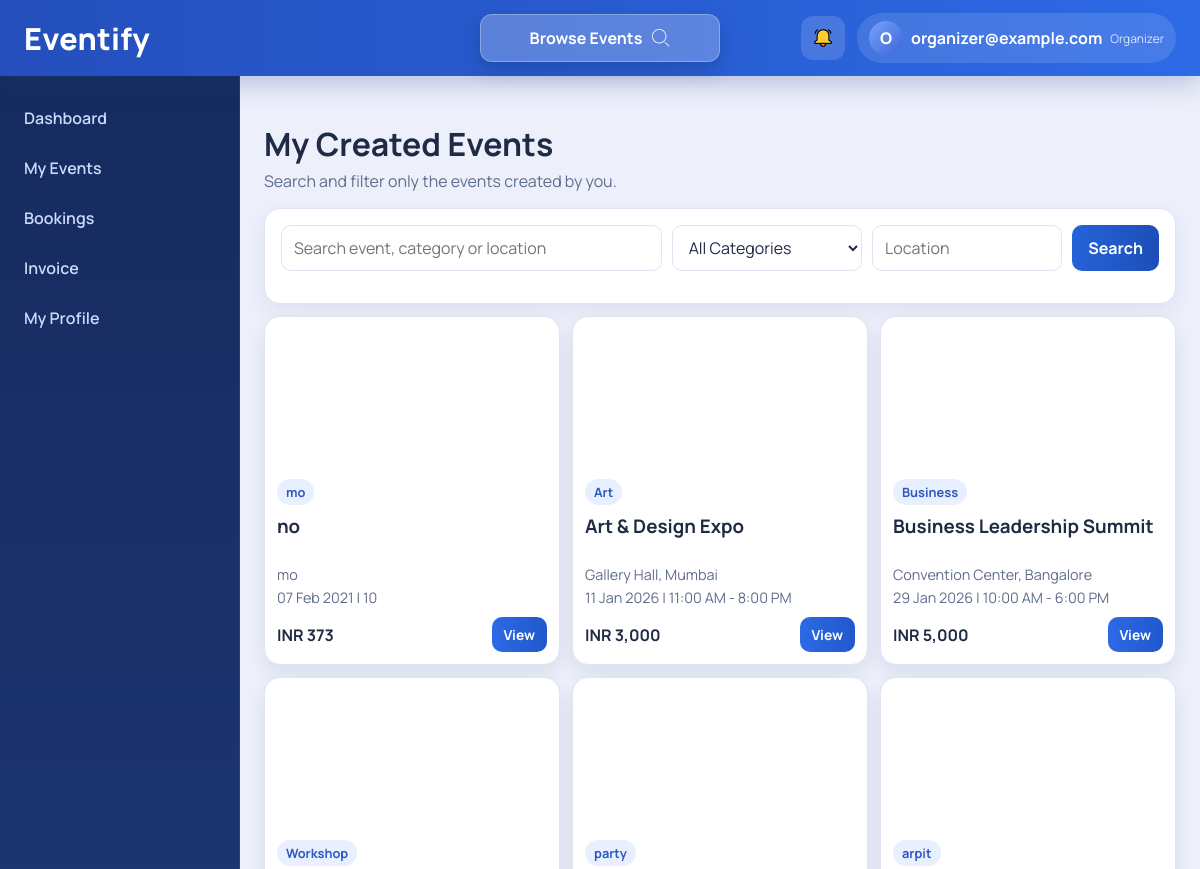
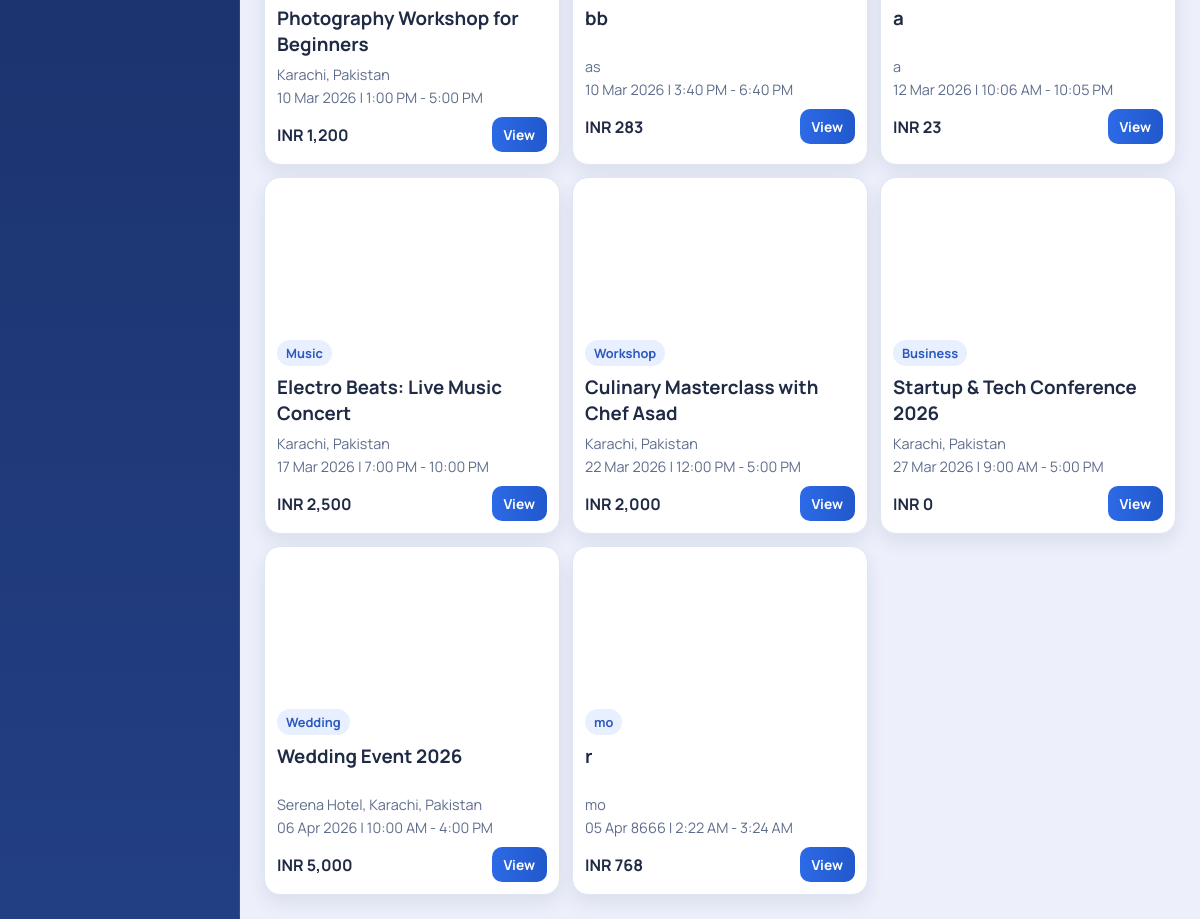
The page /browse-events/ (signed in) on the database its author committed (2 pictures, top to bottom).
### core/models.py (models this page shows, shortened)
class Profile(models.Model):
    ROLE_USER = "user"
    ROLE_ORGANIZER = "organizer"
    ROLE_CHOICES = (
        (ROLE_USER, "User"),
        (ROLE_ORGANIZER, "Organizer"),
    )
    user = models.OneToOneField(User, on_delete=models.CASCADE, related_name="profile")
    role = models.CharField(max_length=20, choices=ROLE_CHOICES, default=ROLE_USER)
    contact = models.CharField(max_length=150)
    phone = models.CharField(max_length=40, blank=True)
    address = models.CharField(max_length=255, blank=True)
    profile_image = models.ImageField(upload_to="profile_images/", blank=True, null=True)
    notification_booking = models.BooleanField(default=True)
    notification_payment = models.BooleanField(default=True)
    notification_updates = models.BooleanField(default=True)
    security_question = models.CharField(max_length=255, blank=True)
    security_answer_hash = models.CharField(max_length=255, blank=True)
    language = models.CharField(max_length=30, default="English")
    dark_mode = models.BooleanField(default=False)
    created_at = models.DateTimeField(auto_now_add=True)
    class Meta:
        constraints = [
            models.UniqueConstraint(fields=["contact", "role"], name="uniq_profile_contact_role"),
        ]

class Event(models.Model):
    title = models.CharField(max_length=180)
    category = models.CharField(max_length=80)
    location = models.CharField(max_length=180)
    date = models.DateField()
    time = models.CharField(max_length=80)
    price = models.PositiveIntegerField(default=0)
    description = models.TextField()
    is_private = models.BooleanField(default=False, help_text="If private, event is only accessible via direct link")
    guest_emails = models.TextField(blank=True, help_text="Comma-separated list of guest emails for private events")
    active_participant_emails = models.TextField(blank=True, help_text="Comma-separated list of active participant emails")
    attendees_required = models.PositiveIntegerField(default=0)
    attendees_usage = models.CharField(max_length=220, blank=True)
    active_participants_required = models.PositiveIntegerField(default=0)
    active_participants_usage = models.CharField(max_length=220, blank=True)
    helpers_required = models.PositiveIntegerField(default=0)
    helpers_usage = models.CharField(max_length=220, blank=True)
    image_url = models.URLField(blank=True, null=True)
    image_file = models.ImageField(upload_to="event_images/", blank=True, null=True)
    organizer_name = models.CharField(max_length=120)
    organizer_phone = models.CharField(max_length=40, blank=True)
    organizer_email = models.EmailField(blank=True)
    created_by = models.ForeignKey(
        User, on_delete=models.SET_NULL, null=True, blank=True, related_name="created_events"
    )
    created_at = models.DateTimeField(auto_now_add=True)
    @property
    def image_source(self):
        if self.image_file:
            try:
                return self.image_file.url
            except ValueError:
                pass
        return (self.image_url or "").strip()

### core/views.py (the view)
# urls.py: path("browse-events/", views.browse_events, name="browse_events"),
@login_required(login_url="auth_page")
def browse_events(request):
    ensure_seeded()
    profile = get_or_create_profile(request.user)
    search = (request.GET.get("search") or "").strip()
    category = (request.GET.get("category") or "").strip()
    location = (request.GET.get("location") or "").strip()
    events = Event.objects.all()
    if search:
        events = events.filter(
            Q(title__icontains=search)
            | Q(category__icontains=search)
            | Q(location__icontains=search)
        )
    if category:
        events = events.filter(category=category)
    if location:
        events = events.filter(location__icontains=location)
    events = events.order_by("date")
    all_categories = Event.objects.values_list("category", flat=True).distinct().order_by("category")
    return render_app(
        request,
        "core/browse_events.html",
        "browse-events",
        {
            "events": events,
            "categories": all_categories,
            "browse_mode": profile.role,
            "filters": {"search": search, "category": category, "location": location},
        },
    )

### core/services.py (called while the page is built, shortened)
def normalize_language(value):
    selected = (value or "English").strip().title()
    if selected in SUPPORTED_LANGUAGES:
        return selected
    return "English"

def ui_labels(language):
    selected = normalize_language(language)
    return {
        "browse_events": "Browse Events",
        "dashboard": "Dashboard",
        "my_events": "My Events",
        "bookings": "Bookings",
        "my_bookings": "My Bookings",
        "event_history": "Event History",
        "invoice": "Invoice",
        "my_profile": "My Profile",
        "settings": "Settings",
        "logout": "Logout",
        "notifications_aria": "Notifications",
        "browse_events_aria": "Browse Events",
    }

def format_money(amount):
    try:
        value = int(amount or 0)
    except (TypeError, ValueError):
        value = 0
    return f"INR {value:,}"

def menu_by_role(role, language="English"):
    labels = ui_labels(language)
    if role == Profile.ROLE_ORGANIZER:
        return [
            {"key": "dashboard", "label": labels["dashboard"], "href": "/dashboard/"},
            {"key": "my-events", "label": labels["my_events"], "href": "/my-events/"},
            {"key": "organizer-bookings", "label": labels["bookings"], "href": "/organizer-bookings/"},
            {"key": "invoices", "label": labels["invoice"], "href": "/invoices/"},
            {"key": "profile", "label": labels["my_profile"], "href": "/profile/"},
        ]

### core/templatetags/core_tags.py (called while the page is built)
@register.filter
def money(value):
    return format_money(value)

@register.filter
def date_human(value):
    if not value:
        return ""
    if hasattr(value, "date"):
        value = value.date()
    return value.strftime("%d %b %Y")

@register.filter
def initials(value):
    value = (value or "").strip()
    if not value:
        return "U"
    parts = [p for p in value.split() if p]
    if len(parts) == 1:
        return parts[0][:1].upper()
    return (parts[0][:1] + parts[1][:1]).upper()

### core/views.py (called while the page is built)
def ensure_seeded():
    global _seed_checked
    if _seed_checked:
        return
    seed_demo_data()
    _seed_checked = True

def get_or_create_profile(user):
    profile, _ = Profile.objects.get_or_create(
        user=user,
        defaults={
            "role": Profile.ROLE_USER,
            "contact": user.username,
        },
    )
    if not profile.contact:
        profile.contact = user.username
        profile.save(update_fields=["contact"])
    return profile

### templates/core/browse_events.html (shortened to what this page needs)
{% extends "core/base_app.html" %}
{% load core_tags %}
{% block content %}
  <section class="page-head wide">
    <h1>{% if browse_mode == "organizer" %}My Created Events{% else %}Browse Events{% endif %}</h1>
    <p>
      {% if browse_mode == "organizer" %}
        Search and filter only the events created by you.
      {% else %}
        Search with filters and open any event for details and booking.
      {% endif %}
    </p>
  </section>
  <section class="card">
    <form action="{% url 'browse_events' %}" method="get" class="event-filter-form">
      <input
        type="text"
        name="search"
        value="{{ filters.search }}"
        placeholder="Search event, category or location"
      />
      <select name="category">
        <option value="">All Categories</option>
      </select>
      <input type="text" name="location" value="{{ filters.location }}" placeholder="Location" />
      <button type="submit" class="primary-btn">Search</button>
    </form>
  </section>
  <section class="event-grid">
    {% for event in events %}
      <article class="event-card">
        <div class="event-image" style="background-image: url('{% if event.image_source %}{{ event.image_source }}{% endif %}')"></div>
        <div class="event-body">
          <span class="category-chip">{{ event.category }}</span>
          <h3>{{ event.title }}</h3>
          <p>{{ event.location }}</p>
          <p>{{ event.date|date_human }} | {{ event.time }}</p>
          <div class="event-card-foot" style="display: flex; justify-content: space-between; align-items: center;">
            <strong>{{ event.price|money }}</strong>
            <a href="{% url 'event_detail' event.id %}" class="small-btn">View</a>
          </div>
        </div>
      </article>
    {% empty %}
      <div class="card empty-state">
        <h3>No events found</h3>
        <p>Try changing filters or search keywords.</p>
      </div>
    {% endfor %}
  </section>
{% endblock %}

### templates/core/base_app.html (shortened to what this page needs)
﻿{% load static core_tags %}
<!DOCTYPE html>
<html lang="en">
  <head>
    <link rel="stylesheet" href="{% static 'css/style.css' %}" />
  </head>
  <body{% if current_profile.dark_mode %} class="theme-dark"{% endif %}>
    <div class="app-shell">
      <header class="top-nav">
        <a href="{% url 'dashboard' %}" class="brand">Eventify</a>
        <a
          href="{% url 'browse_events' %}"
          class="top-link {% if active_page == 'browse-events' %}active{% endif %}"
        >
          <span>{{ ui_labels.browse_events }}</span>
          <img
            src="{% static 'img/search_data_10102577.png' %}"
            alt=""
            class="browse-link-icon"
            width="16"
            height="16"
          />
        </a>
        <div class="top-actions">
          <a href="{% url 'notifications' %}" class="icon-button" aria-label="{{ ui_labels.notifications_aria }}">
            <img
              src="{% static 'img/alarm_7467233.png' %}"
              alt="Notifications"
              class="alarm-icon"
              width="18"
              height="18"
            />
          </a>
          <details class="user-dropdown">
            <summary>
              {% if current_profile.profile_image %}
                <img
                  src="{{ current_profile.profile_image.url }}"
                  alt="Profile"
                  class="avatar avatar-img"
                  width="34"
                  height="34"
                />
              {% else %}
                <span class="avatar">{{ request.user.first_name|default:request.user.username|initials }}</span>
              {% endif %}
              <span class="user-name">{{ request.user.first_name|default:request.user.username }}</span>
              <span class="user-role">{{ current_profile.role }}</span>
            </summary>
          </details>
        </div>
      </header>
      <aside class="sidebar" id="sidebar">
        <nav>
          {% for item in menu_items %}
            <a
              href="{{ item.href }}"
              class="nav-item {% if item.parent %}sub-item{% endif %} {% if active_page == item.key %}active{% endif %}"
            >
              {{ item.label }}
            </a>
          {% endfor %}
        </nav>
      </aside>
      <main class="content">
        {% block content %}{% endblock %}
      </main>
    </div>
  </body>
</html>

### rows shown on the page
Profile: role "Organizer"
Event: category "mo", title "no", location "mo", date "07 Feb 2021", time "10", price "INR 373"
Event: category "Art", title "Art & Design Expo", location "Gallery Hall, Mumbai", date "11 Jan 2026", time "11:00 AM - 8:00 PM", price "INR 3,000"
Event: category "Business", title "Business Leadership Summit", location "Convention Center, Bangalore", date "29 Jan 2026", time "10:00 AM - 6:00 PM", price "INR 5,000"
Event: category "Workshop", title "Photography Workshop for Beginners", location "Karachi, Pakistan", date "10 Mar 2026", time "1:00 PM - 5:00 PM", price "INR 1,200"
Event: category "party", title "bb", location "as", date "10 Mar 2026", time "3:40 PM - 6:40 PM", price "INR 283"
Event: category "arpit", title "a", location "a", date "12 Mar 2026", time "10:06 AM - 10:05 PM", price "INR 23"
Event: category "Music", title "Electro Beats: Live Music Concert", location "Karachi, Pakistan", date "17 Mar 2026", time "7:00 PM - 10:00 PM", price "INR 2,500"
Event: category "Workshop", title "Culinary Masterclass with Chef Asad", location "Karachi, Pakistan", date "22 Mar 2026", time "12:00 PM - 5:00 PM", price "INR 2,000"
Event: category "Business", title "Startup & Tech Conference 2026", location "Karachi, Pakistan", date "27 Mar 2026", time "9:00 AM - 5:00 PM", price "INR 0"
Event: category "Wedding", title "Wedding Event 2026", location "Serena Hotel, Karachi, Pakistan", date "06 Apr 2026", time "10:00 AM - 4:00 PM", price "INR 5,000"
Event: category "mo", title "r", location "mo", date "05 Apr 8666", time "2:22 AM - 3:24 AM", price "INR 768"

### other values the page prints
{{ ui_labels.browse_events }} "Browse Events"
{{ request.user.first_name|default:request.user.username|initials }} "O"
{{ request.user.first_name|default:request.user.username }} "organizer@example.com"
{{ item.label }} "Dashboard" "My Events" "Bookings" "Invoice" "My Profile"
